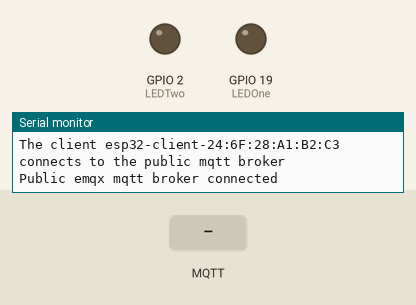
Recording of a sketch running on a simulated ESP32. Parts: output pins drawn as LEDs (lit = HIGH), the last lines printed to the serial monitor. The test bench sets the inputs (shaded band). WiFi joins after 1.5 s; servers stay silent unless stated; no MQTT or app messages arrive unless stated.

Above: at 2.7 s.
2.8 s: MQTT message "1" arrives on the first subscribed topic
At 3.3 s:
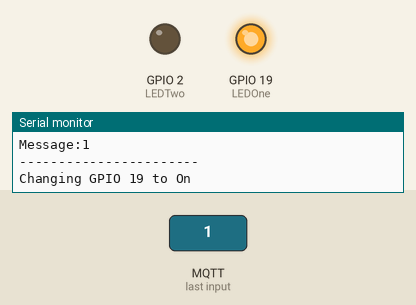
4.3 s: MQTT message "1" arrives on the second subscribed topic
At 5.5 s:
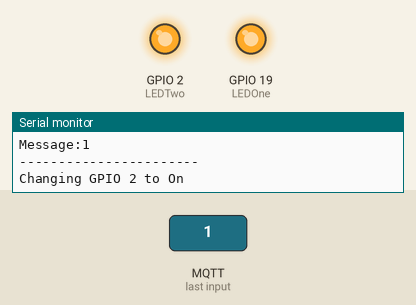
5.8 s: MQTT message "0" arrives on the first subscribed topic
At 6.8 s:
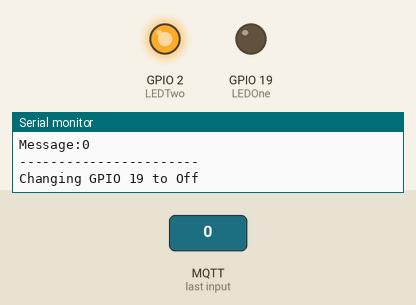
7.3 s: MQTT message "0" arrives on the second subscribed topic
At 7.9 s:
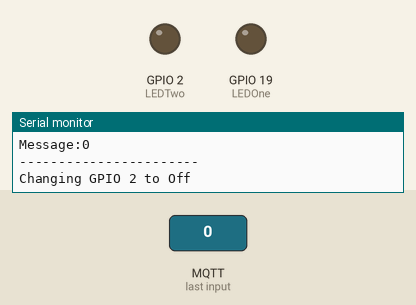
Timing chart, 0 to 9.8 s (numbered marks = the images above; inputs shaded):
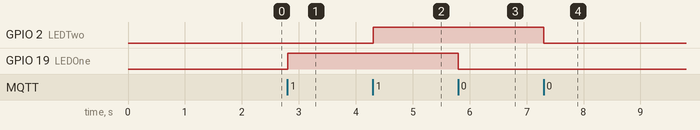

The sketch:

LEDS_over_wifi.ino
```cpp
#include <WiFi.h>
#include <PubSubClient.h>

// WiFi
const char *ssid = "YOUR WIFI NAME"; // Enter your WiFi name
const char *password = "YOUR WIFI PASSWORD";  // Enter WiFi password

// MQTT Broker
const char *mqtt_broker = "YOUR LOCAL IP";
const char *topic1 = "esp32/LEDS/1";
const char *topic2 = "esp32/LEDS/2";
const char *mqtt_username = "emqx";
const char *mqtt_password = "123456789";
const int mqtt_port = 1883;

// LED Pins
const int LEDOne = 19;
const int LEDTwo = 2;

// initialize espClient
WiFiClient espClient;
PubSubClient client(espClient);

void setup() {
  pinMode(LEDOne, OUTPUT);
  pinMode(LEDTwo, OUTPUT);

 // Set software serial baud to 115200;
 Serial.begin(115200);
 // connecting to a WiFi network
 WiFi.begin(ssid, password);
 while (WiFi.status() != WL_CONNECTED) {
     delay(500);
     Serial.println("Connecting to WiFi..");
 }
 Serial.println("Connected to the WiFi network");
 //connecting to a mqtt broker
 client.setServer(mqtt_broker, mqtt_port);
 client.setCallback(callback);
 while (!client.connected()) {
     String client_id = "esp32-client-";
     client_id += String(WiFi.macAddress());
     Serial.printf("The client %s connects to the public mqtt broker\n", client_id.c_str());
     if (client.connect(client_id.c_str(), mqtt_username, mqtt_password)) {
         Serial.println("Public emqx mqtt broker connected");
     } else {
         Serial.print("failed with state ");
         Serial.print(client.state());
         delay(2000);
     }
 }
 client.subscribe(topic1);
 client.subscribe(topic2);
}

void callback(char *topic, byte *payload, unsigned int length) {
  Serial.print("Message arrived in topic: ");
  Serial.println(topic);
  Serial.print("Message:");
  for (int i = 0; i < length; i++) {
     Serial.print((char) payload[i]);
  }
  Serial.println();
  Serial.println("-----------------------");

  // If a message is received on the topic esp32/LEDS/led1, you check if the message is either 1 or 0. Turns the ESP GPIO according to the message
  if(strcmp(topic, "esp32/LEDS/1") == 0){
    Serial.print("Changing GPIO 19 to ");
    if((char)payload[0] == '1'){
      digitalWrite(LEDOne, HIGH);
      Serial.print("On");
    }
    else if((char) payload[0] == '0'){
      digitalWrite(LEDOne, LOW);
      Serial.print("Off");
    }
  }
  if(strcmp(topic, "esp32/LEDS/2") == 0){
    Serial.print("Changing GPIO 2 to ");
    if((char) payload[0] == '1'){
      digitalWrite(LEDTwo, HIGH);
      Serial.print("On");
    }
    else if((char) payload[0] == '0'){
      digitalWrite(LEDTwo, LOW);
      Serial.print("Off");
    }
  }
  Serial.println();
}

void loop() {
  client.loop();
}
```

Measured:
- after the input at 2.8 s, GPIO 19 (LEDOne): LOW → HIGH at once
- after the input at 4.3 s, GPIO 2 (LEDTwo): LOW → HIGH at once
- after the input at 5.8 s, GPIO 19 (LEDOne): HIGH → LOW at once
- after the input at 7.3 s, GPIO 2 (LEDTwo): HIGH → LOW at once
